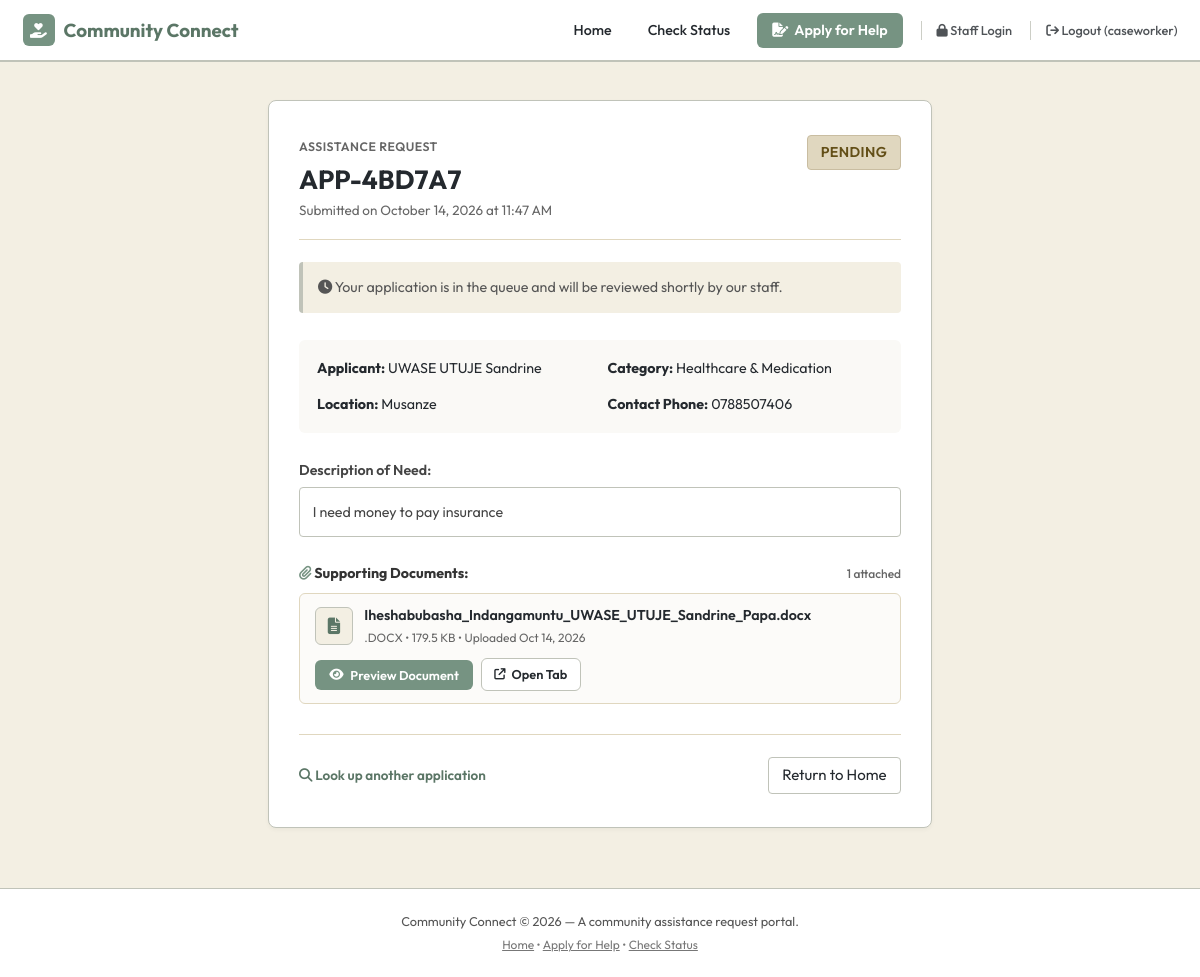
The page /status/?reference=APP-4BD7A7&token=8ef3b5b8c3164ccfb8733aa85843bf2b (signed in) on the database its author committed.
### apps/applications/models.py (models this page shows, shortened)
class Application(models.Model):
    class Status(models.TextChoices):
        PENDING = 'PENDING', 'Pending'
        UNDER_REVIEW = 'UNDER_REVIEW', 'Under Review'
        NEEDS_INFORMATION = 'NEEDS_INFORMATION', 'Needs Information'
        APPROVED = 'APPROVED', 'Approved'
        REJECTED = 'REJECTED', 'Rejected'
    VALID_TRANSITIONS = {
        Status.PENDING: [Status.UNDER_REVIEW, Status.NEEDS_INFORMATION, Status.APPROVED, Status.REJECTED],
        Status.UNDER_REVIEW: [Status.NEEDS_INFORMATION, Status.APPROVED, Status.REJECTED],
        Status.NEEDS_INFORMATION: [Status.UNDER_REVIEW, Status.APPROVED, Status.REJECTED],
        Status.APPROVED: [Status.UNDER_REVIEW],
        Status.REJECTED: [Status.UNDER_REVIEW],
    }
    reference = models.CharField(max_length=20, unique=True, default=generate_reference, editable=False)
    access_token = models.CharField(max_length=64, default=generate_access_token, editable=False, db_index=True)
    full_name = models.CharField(max_length=200)
    phone = models.CharField(max_length=30)
    email = models.EmailField(blank=True, default='')
    location = models.CharField(max_length=100, help_text="District, town, or neighborhood")
    category = models.ForeignKey(AssistanceCategory, on_delete=models.PROTECT, related_name='applications')
    description = models.TextField(help_text="Detailed description of the required assistance")
    status = models.CharField(max_length=20, choices=Status.choices, default=Status.PENDING, db_index=True)
    citizen_response = models.TextField(
        blank=True, default='',
        help_text="Official response or request for more information visible to citizen"
    )
    internal_notes = models.TextField(
        blank=True, default='',
        help_text="Private internal administrator notes not visible to citizen"
    )
    reviewed_by = models.ForeignKey(User, on_delete=models.SET_NULL, null=True, blank=True, related_name='reviewed_applications')
    created_at = models.DateTimeField(auto_now_add=True, db_index=True)
    updated_at = models.DateTimeField(auto_now=True)
    class Meta:
        ordering = ['-created_at']

class AssistanceCategory(models.Model):
    name = models.CharField(max_length=100, unique=True)
    description = models.TextField(blank=True, default='')
    is_active = models.BooleanField(default=True)
    created_at = models.DateTimeField(auto_now_add=True)
    class Meta:
        ordering = ['name']
        verbose_name_plural = 'Assistance Categories'

class ApplicationDocument(models.Model):
    class OrganizationStatus(models.TextChoices):
        UNORGANIZED = 'UNORGANIZED', 'Unorganized'
        ORGANIZED = 'ORGANIZED', 'Organized'
        FAILED = 'FAILED', 'Failed'
        SKIPPED = 'SKIPPED', 'Skipped'
    application = models.ForeignKey(Application, on_delete=models.CASCADE, related_name='documents')
    file = models.FileField(upload_to=_document_upload_path)
    original_filename = models.CharField(max_length=255)
    file_size = models.PositiveIntegerField(default=0)
    file_extension = models.CharField(max_length=20, blank=True, default='')
    organization_status = models.CharField(
        max_length=20, choices=OrganizationStatus.choices, default=OrganizationStatus.UNORGANIZED
    )
    organized_category = models.CharField(max_length=100, blank=True, default='')
    organized_path = models.CharField(max_length=500, blank=True, default='')
    uploaded_at = models.DateTimeField(auto_now_add=True)
    class Meta:
        ordering = ['-uploaded_at']

### apps/applications/views.py (the view, shortened to what this page needs)
# urls.py: path('status/', views.application_status, name='status'),
def application_status(request):
    ref_param = request.GET.get('reference', '').strip().upper()
    token_param = request.GET.get('token', '').strip().lower()
    app = None
    error = None
    if ref_param and token_param:
        try:
            app = Application.objects.select_related('category').prefetch_related('documents').get(
                reference=ref_param,
                access_token=token_param
            )
        except Application.DoesNotExist:
            error = "No application found matching that reference and security token. Please verify and try again."
    form = StatusLookupForm(initial={'reference': ref_param, 'access_token': token_param} if not app else None)
    return render(request, 'applications/status.html', {
        'form': form,
        'application': app,
        'error': error,
    })

### templates/applications/status.html (shortened to what this page needs)
{% extends 'base.html' %}
{% block content %}
<div class="container-narrow">
  {% if application %}
    <div style="background-color: #ffffff; border: 1px solid var(--gray-green); border-radius: 8px; padding: 2.25rem 2rem; box-shadow: 0 2px 4px rgba(0,0,0,0.04); margin-bottom: 2rem;">
      <div style="display: flex; justify-content: space-between; align-items: flex-start; border-bottom: 1px solid var(--beige); padding-bottom: 1.25rem; margin-bottom: 1.5rem;">
        <div>
          <span style="font-size: 0.82rem; text-transform: uppercase; letter-spacing: 0.5px; color: #666; font-weight: 600;">
            Assistance Request
          </span>
          <h1 style="font-size: 1.75rem; font-weight: 700; color: #24292e; margin-top: 0.2rem;" id="app_ref_heading">
            {{ application.reference }}
          </h1>
          <p style="font-size: 0.9rem; color: #666;">
            Submitted on {{ application.created_at|date:"F d, Y \a\t g:i A" }}
          </p>
        </div>
        <div>
          <span class="badge-status badge-{{ application.status }}" style="font-size: 0.95rem; padding: 0.4rem 0.85rem;" id="app_status_badge">
            {{ application.get_status_display }}
          </span>
        </div>
      </div>
      {% if application.citizen_response %}
      <div style="background-color: #f7f9f8; border-left: 4px solid var(--green); border-radius: 4px; padding: 1.25rem; margin-bottom: 1.75rem;">
        <h3 style="font-size: 1rem; font-weight: 600; color: var(--green-dark); margin-bottom: 0.5rem;">
          <i class="fa-solid fa-comment-dots"></i> Message from Community Connect Staff:
        </h3>
        <p style="font-size: 0.95rem; line-height: 1.6; color: #333333; white-space: pre-line;">
          {{ application.citizen_response }}
        </p>
      </div>
      {% elif application.status == 'PENDING' %}
      <div style="background-color: var(--off-white); border-left: 4px solid var(--gray-green); border-radius: 4px; padding: 1rem; margin-bottom: 1.75rem; font-size: 0.95rem; color: #555;">
        <i class="fa-solid fa-clock"></i> Your application is in the queue and will be reviewed shortly by our staff.
      </div>
      {% endif %}
      <div style="display: grid; grid-template-columns: 1fr 1fr; gap: 1rem; font-size: 0.95rem; margin-bottom: 1.75rem; background-color: #faf9f6; padding: 1.2rem; border-radius: 6px;">
        <div><strong>Applicant:</strong> {{ application.full_name }}</div>
        <div><strong>Category:</strong> {{ application.category.name }}</div>
        <div><strong>Location:</strong> {{ application.location }}</div>
        <div><strong>Contact Phone:</strong> {{ application.phone }}</div>
      </div>
      <div style="margin-bottom: 1.75rem;">
        <h4 style="font-size: 0.95rem; font-weight: 600; color: #444; margin-bottom: 0.4rem;">Description of Need:</h4>
        <p style="font-size: 0.95rem; color: #444; line-height: 1.55; background-color: #ffffff; border: 1px solid var(--gray-green); padding: 0.85rem; border-radius: 4px;">
          {{ application.description }}
        </p>
      </div>
      <div style="margin-top: 1.5rem;">
        <h4 style="font-size: 0.95rem; font-weight: 700; color: #333; margin-bottom: 0.6rem; display: flex; align-items: center; justify-content: space-between;">
          <span>
            <i class="fa-solid fa-paperclip" style="color: var(--green);"></i> Supporting Documents:
          </span>
          <span style="font-size: 0.8rem; font-weight: 500; color: #666;">
            {{ application.documents.all|length }} attached
          </span>
        </h4>
        {% if application.documents.all %}
          <div style="display: flex; flex-direction: column; gap: 0.6rem;">
            {% for doc in application.documents.all %}
              <div style="background-color: #fcfbf9; border: 1px solid var(--beige); border-radius: 6px; padding: 0.75rem 1rem; display: flex; justify-content: space-between; align-items: center; flex-wrap: wrap; gap: 0.75rem;">
                <div style="display: flex; align-items: center; gap: 0.75rem; min-width: 220px;">
                  <div style="width: 38px; height: 38px; border-radius: 6px; background-color: var(--off-white); border: 1px solid var(--gray-green); display: flex; align-items: center; justify-content: center; font-size: 1.1rem; flex-shrink: 0;">
                    {% if doc.file_extension|lower == '.pdf' %}
                      <i class="fa-solid fa-file-pdf" style="color: #b54242;"></i>
                    {% elif doc.file_extension|lower in '.png,.jpg,.jpeg,.webp,.gif' %}
                      <i class="fa-solid fa-file-image" style="color: var(--green);"></i>
                    {% else %}
                      <i class="fa-solid fa-file-lines" style="color: var(--green-dark);"></i>
                    {% endif %}
                  </div>
                  <div>
                    <div style="font-weight: 600; font-size: 0.95rem; color: #24292e; word-break: break-all;">
                      {{ doc.original_filename }}
                    </div>
                    <div style="color: #666; font-size: 0.8rem; margin-top: 0.15rem;">
                      {{ doc.file_extension|upper }} &bull; {{ doc.file_size|filesizeformat }} &bull; Uploaded {{ doc.uploaded_at|date:"M d, Y" }}
                    </div>
                  </div>
                </div>
                <div style="display: flex; align-items: center; gap: 0.5rem; flex-wrap: wrap;">
                  <button type="button"
                          onclick="openDocPreview('preview_modal_{{ doc.id }}')"
                          class="nav-link-btn"
                          id="preview_doc_btn_{{ doc.id }}"
                          style="background-color: var(--green); padding: 0.45rem 0.95rem; font-size: 0.85rem; border: none; cursor: pointer; display: inline-flex; align-items: center; gap: 0.45rem; font-family: 'Outfit', sans-serif !important;">
                    <i class="fa-solid fa-eye"></i> Preview Document
                  </button>
                  <a href="{% url 'applications:document_preview' doc.id %}?token={{ application.access_token }}"
                     target="_blank"
                     rel="noopener noreferrer"
                     class="nav-link-item"
                     id="open_tab_btn_{{ doc.id }}"
                     title="Open full document in a separate browser tab to verify all details"
                     style="border: 1px solid var(--gray-green); background-color: #ffffff; padding: 0.4rem 0.85rem; border-radius: 6px; font-size: 0.85rem; display: inline-flex; align-items: center; gap: 0.4rem; color: var(--dark-text); font-weight: 600; font-family: 'Outfit', sans-serif !important;">
                    <i class="fa-solid fa-arrow-up-right-from-square" style="font-size: 0.75rem;"></i> Open Tab
                  </a>
                </div>
              </div>
            {% endfor %}
          </div>
        {% else %}
          <p style="font-size: 0.9rem; color: #777;">No documents uploaded with this application.</p>
        {% endif %}
      </div>
      <div style="border-top: 1px solid var(--beige); padding-top: 1.5rem; margin-top: 2rem; display: flex; justify-content: space-between; align-items: center;">
        <a href="{% url 'applications:status' %}" style="color: var(--green-dark); font-size: 0.9rem; font-weight: 600;">
          <i class="fa-solid fa-magnifying-glass"></i> Look up another application
        </a>
        <a href="{% url 'applications:landing' %}" class="nav-link-item" style="border: 1px solid var(--gray-green); border-radius: 4px; padding: 0.4rem 0.9rem;">
          Return to Home
        </a>
      </div>
    </div>
  {% endif %}
</div>
{% endblock %}

### templates/base.html (shortened to what this page needs)
<!DOCTYPE html>
<html lang="en">
<head>
  <link rel="stylesheet" href="https://cdnjs.cloudflare.com/ajax/libs/font-awesome/6.5.1/css/all.min.css">
  {% load static %}
  <link rel="stylesheet" href="{% static 'css/main.css' %}">
  <link rel="stylesheet" href="{% static 'css/custom.css' %}">
</head>
<body>
  <header class="site-nav">
    <a href="{% url 'applications:landing' %}" class="site-brand" id="brand_link">
      <span class="site-brand-icon"><i class="fa-solid fa-hand-holding-heart"></i></span>
      <span>Community Connect</span>
    </a>
    <nav class="nav-links">
      <a href="{% url 'applications:landing' %}" class="nav-link-item">Home</a>
      <a href="{% url 'applications:status' %}" class="nav-link-item">Check Status</a>
      <a href="{% url 'applications:apply' %}" class="nav-link-btn" id="nav_apply_btn">
        <i class="fa-solid fa-file-signature"></i> Apply for Help
      </a>
      {% if user.is_authenticated and user.is_staff %}
        <a href="{% url 'management:dashboard' %}" class="nav-link-item" style="font-weight: 600; color: var(--green-dark);">
          {% if user.is_superuser %}
            <i class="fa-solid fa-shield-halved"></i> Admin Dashboard
          {% else %}
            <i class="fa-solid fa-gauge"></i> Staff Dashboard
          {% endif %}
        </a>
      {% else %}
        <a href="{% url 'management:login' %}" class="nav-link-admin" id="nav_admin_link">
          <i class="fa-solid fa-lock"></i> Staff Login
        </a>
      {% endif %}
      {% if user.is_authenticated %}
        <a href="{% url 'management:logout' %}" class="nav-link-admin" id="nav_logout_link">
          <i class="fa-solid fa-arrow-right-from-bracket"></i> Logout ({{ user.username }})
        </a>
      {% endif %}
    </nav>
  </header>
  <main id="main_content">
    {% block content %}{% endblock %}
  </main>
  <footer class="site-footer">
    <p>Community Connect &copy; 2026 — A community assistance request portal.</p>
    <p style="margin-top: 0.35rem; color: #777; font-size: 0.8rem;">
      <a href="{% url 'applications:landing' %}" style="text-decoration: underline;">Home</a> &bull;
      <a href="{% url 'applications:apply' %}" style="text-decoration: underline;">Apply for Help</a> &bull;
      <a href="{% url 'applications:status' %}" style="text-decoration: underline;">Check Status</a>
    </p>
  </footer>
</body>
</html>

### rows shown on the page
Application: reference "APP-4BD7A7", created_at "October 14, 2026 at 11:47 AM", status "PENDING", full_name "UWASE UTUJE Sandrine", category.name "Healthcare & Medication", location "Musanze", phone "0788507406", description "I need money to pay insurance", documents.all|length "1"
ApplicationDocument: original_filename "Iheshabubasha_Indangamuntu_UWASE_UTUJE_Sandrine_Papa.docx", file_extension ".DOCX", file_size|filesizeformat "179.5 KB", uploaded_at "Oct 14, 2026"

### other values the page prints
{{ user.username }} "caseworker"
